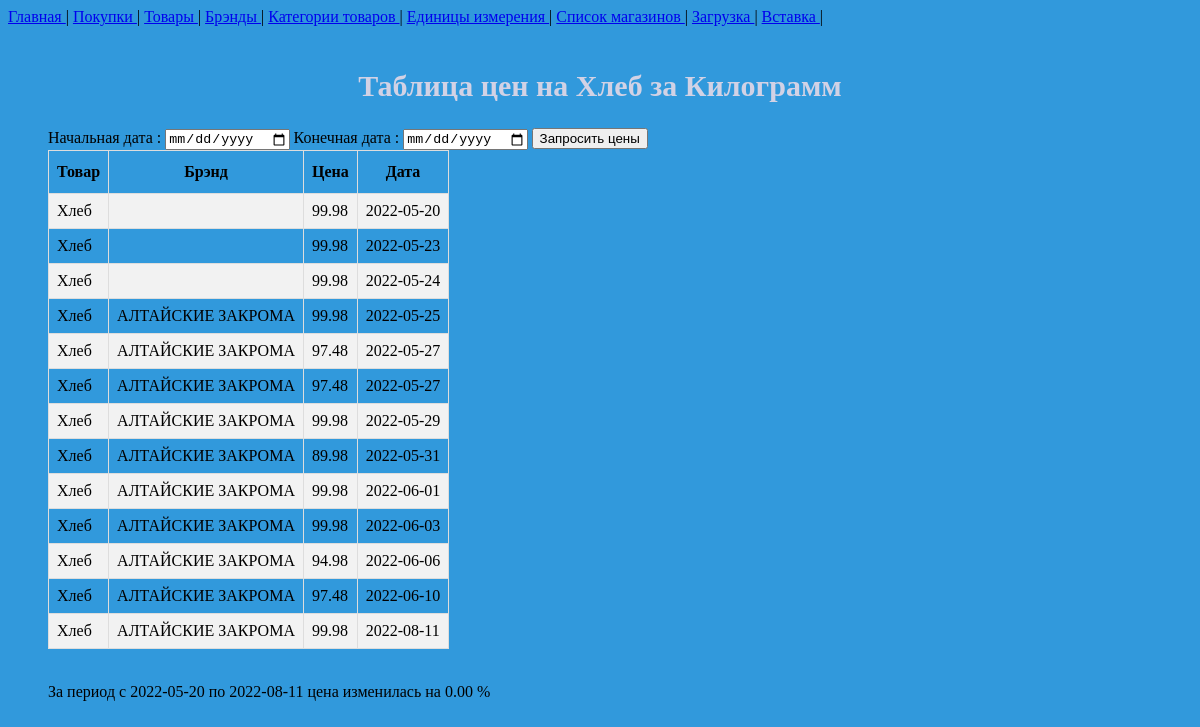
/price/list/2, run on the app's committed database.
### buy/models.py (models this page shows, shortened)
class Buy(models.Model):
    product = models.ForeignKey(Product, on_delete=models.PROTECT)
    amount = models.FloatField(validators=[MinValueValidator(0), ])
    date = models.DateField()
    unit = models.ForeignKey(Unit, on_delete=models.PROTECT)
    magazine = models.ForeignKey(Magazine, models.PROTECT)
    price = models.FloatField(validators=[MinValueValidator(0), ])
    brand = models.ForeignKey(Brand, models.PROTECT, null=True, blank=True)
    def unit_price(self):
        return self.price / self.amount

class Product(models.Model):
    name = models.CharField(max_length=100)
    category = models.ForeignKey(Category, models.PROTECT, null=True, blank=True)

class Unit(models.Model):
    name = models.CharField(max_length=20)
    name_mini = models.CharField(max_length=5)

class Brand(models.Model):
    name = models.CharField(max_length=40)

### buy/views.py (the view, shortened to what this page needs)
# urls.py: path('price/list/<int:pk>', views.show_list_price, name='list-price'),
def show_list_price(request, pk: int):
    form = GetDatePeriod()
    prices = Buy.objects.filter(Q(product=pk)).order_by('date')
    return render(request, 'buy/list_price.html', {
        'date_start': prices[0].date,
        'date_end': prices[len(prices) - 1].date,
        'delta_price': delta_price(prices),
        'object_list': prices,
        'form': form,
        'pk': pk,
    })

### buy/forms.py
class GetDatePeriod(forms.Form):
    date_start = forms.DateField(label='Начальная дата ', widget=DateInput())
    date_end = forms.DateField(label='Конечная дата ', widget=DateInput())

### buy/libs/utils.py (called while the page is built)
def delta_price(list_buy):
    if len(list_buy) > 0:
        first_value = list_buy[0].unit_price()
        last_value = list_buy[len(list_buy) - 1].unit_price()
        delta = (last_value - first_value) / first_value * 100
        return delta
    else:
        return 0

### buy/templates/buy/list_price.html (shortened to what this page needs)
{% extends 'buy/base.html' %}
{% block content %}
    {% include 'includes/navbar.html' %}
    <br>
    <h2>Таблица цен на {{ object_list.0.product.name }} за {{ object_list.0.unit.name }}</h2>
    <ul>
        <form action="{% url 'list-price' pk %}" method="post">
            {{ form }}
            <button type="submit"> Запросить цены </button>
        </form>
        <table>
            <tr>
                <th>Товар</th>
                <th>Брэнд</th>
                <th>Цена</th>
                <th>Дата</th>
            </tr>
                {% for product in object_list %}
                    <tr>
                        <td> {{ product.product.name }} </td>
                        <td> {{ product.brand.name }} </td>
                        <td> {{ product.unit_price|floatformat:2 }} </td>
                        <td> {{ product.date|date:"Y-m-d" }} </td>
                    </tr>
                {% endfor %}
        </table>
        <br>
        <p> За период с {{ date_start|date:"Y-m-d"}} по {{ date_end|date:"Y-m-d" }} цена изменилась на {{ delta_price|floatformat:2 }} %</p>
    </ul>
{% endblock %}

### static/css/base.css (style rules this page uses)
html { background-color: #3199dc; }
h2 { color: #d2d2e5; text-align: center; font-family: "Comic Sans MS", "Comic Sans", cursive; font-size: 30px; }
table { border-collapse: collapse; }
table td, table th { border: 1px solid #ddd; padding: 8px; }
table tr:nth-child(even) { background-color: #f2f2f2; }
table th { padding-top: 12px; padding-bottom: 12px; text-align: top; }

### data on the page
Buy: product.name "Хлеб", unit.name "Килограмм", unit_price "99.98", date "2022-05-20"
Buy: product.name "Хлеб", unit_price "99.98", date "2022-05-23"
Buy: product.name "Хлеб", unit_price "99.98", date "2022-05-24"
Buy: product.name "Хлеб", brand.name "АЛТАЙСКИЕ ЗАКРОМА", unit_price "99.98", date "2022-05-25"
Buy: product.name "Хлеб", brand.name "АЛТАЙСКИЕ ЗАКРОМА", unit_price "97.48", date "2022-05-27"
Buy: product.name "Хлеб", brand.name "АЛТАЙСКИЕ ЗАКРОМА", unit_price "97.48", date "2022-05-27"
Buy: product.name "Хлеб", brand.name "АЛТАЙСКИЕ ЗАКРОМА", unit_price "99.98", date "2022-05-29"
Buy: product.name "Хлеб", brand.name "АЛТАЙСКИЕ ЗАКРОМА", unit_price "89.98", date "2022-05-31"
Buy: product.name "Хлеб", brand.name "АЛТАЙСКИЕ ЗАКРОМА", unit_price "99.98", date "2022-06-01"
Buy: product.name "Хлеб", brand.name "АЛТАЙСКИЕ ЗАКРОМА", unit_price "99.98", date "2022-06-03"
Buy: product.name "Хлеб", brand.name "АЛТАЙСКИЕ ЗАКРОМА", unit_price "94.98", date "2022-06-06"
Buy: product.name "Хлеб", brand.name "АЛТАЙСКИЕ ЗАКРОМА", unit_price "97.48", date "2022-06-10"
Buy: product.name "Хлеб", brand.name "АЛТАЙСКИЕ ЗАКРОМА", unit_price "99.98", date "2022-08-11"

### other printed values
{{ delta_price|floatformat:2 }} "0.00"
